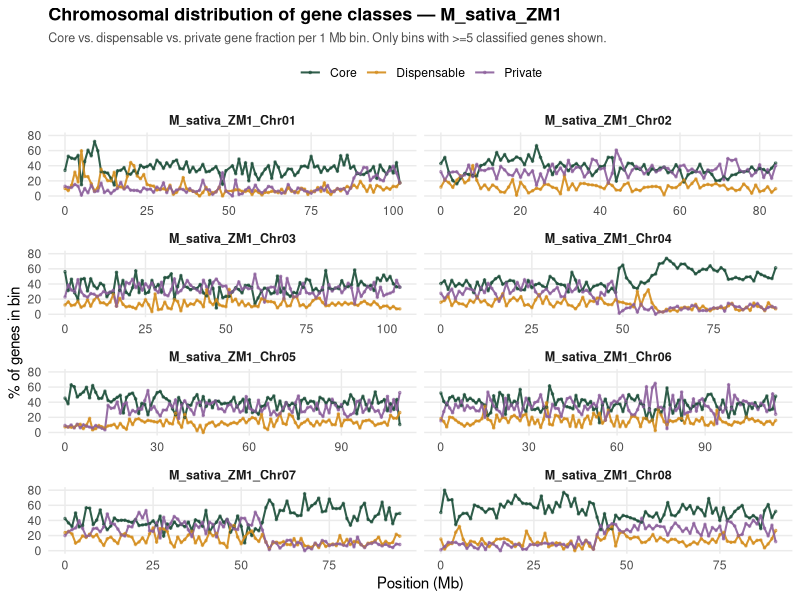
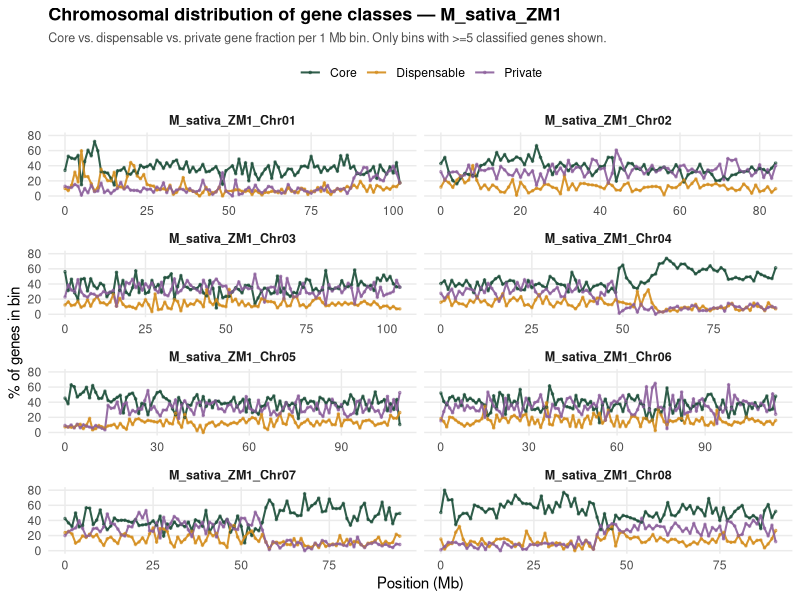
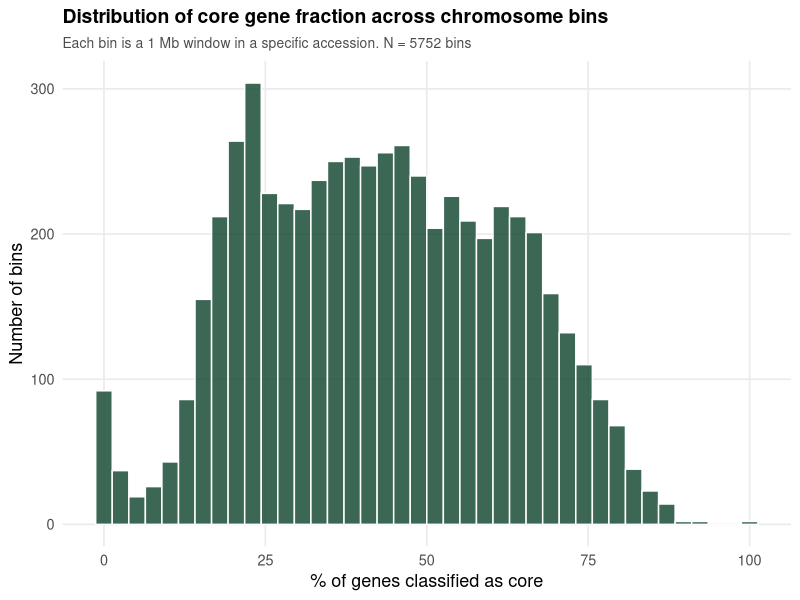
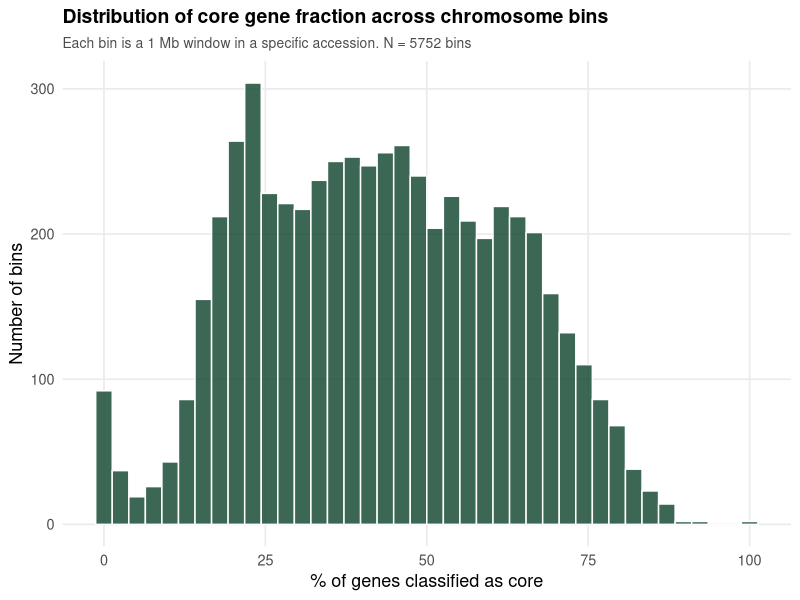
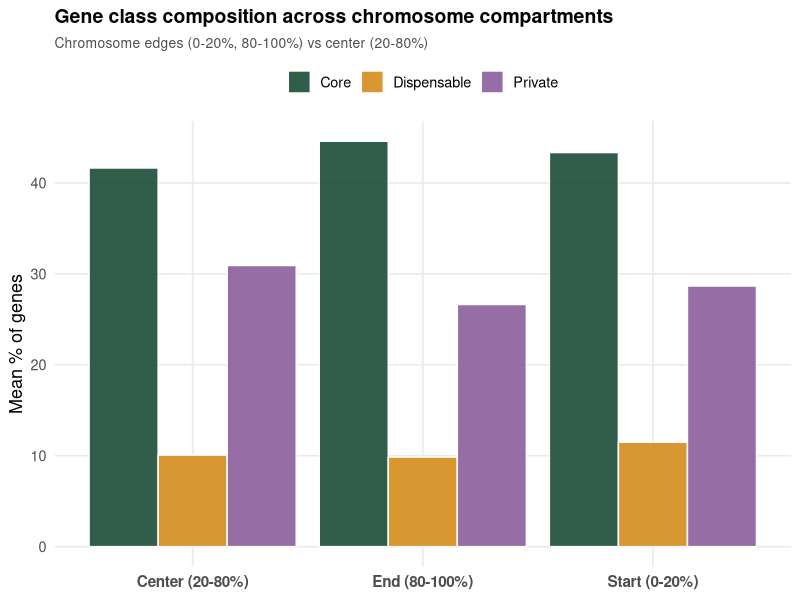
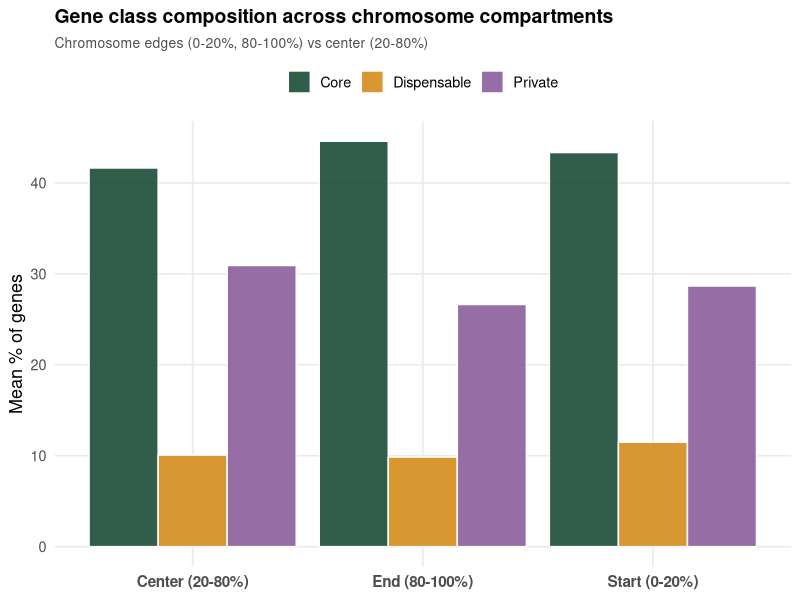

Recreate these plots in R, in order. (Note: this script raises an error after producing the figures.)
# scripts/chromosome_distribution.R
# Chromosomal distribution of core vs. dispensable genes

library(dplyr)
library(tidyr)
library(ggplot2)

setwd("C:/Users/Erick.Amombo/alfalfa_pangenome/analysis/chromosome_distribution")

# ---- Load data ----
bins <- read.csv("chromosome_bins.csv", stringsAsFactors = FALSE)
cat("Loaded", nrow(bins), "bins\n")

# Fill NAs
for (col in c("n_core","n_soft_core","n_dispensable","n_private","n_singleton")) {
  bins[[col]][is.na(bins[[col]])] <- 0
}

# ---- Compute proportions per bin ----
bins <- bins %>%
  mutate(
    total_classified = n_core + n_soft_core + n_dispensable + n_private + n_singleton,
    pct_core        = 100 * n_core / pmax(total_classified, 1),
    pct_dispensable = 100 * n_dispensable / pmax(total_classified, 1),
    pct_private     = 100 * n_private / pmax(total_classified, 1)
  ) %>%
  filter(total_classified >= 5)  # only bins with enough genes

cat("After filtering:", nrow(bins), "bins\n")

# ---- Figure 1: Core vs Dispensable fraction per chromosome bin (one accession) ----
# Pick M_sativa_ZM1 as representative (largest chromosome set)
rep_acc <- "M_sativa_ZM1"
bins_rep <- bins %>% filter(accession_name == rep_acc)

if (nrow(bins_rep) == 0) {
  rep_acc <- bins$accession_name[1]
  bins_rep <- bins %>% filter(accession_name == rep_acc)
  cat("Using", rep_acc, "as representative accession\n")
}

# Long format
bins_rep_long <- bins_rep %>%
  select(contig_name, bin_mb, pct_core, pct_dispensable, pct_private) %>%
  pivot_longer(cols = starts_with("pct_"),
               names_to = "type", values_to = "pct") %>%
  mutate(type = recode(type,
                       pct_core = "Core",
                       pct_dispensable = "Dispensable",
                       pct_private = "Private"))

# Get top 10 largest contigs only (chromosome-scale)
top_contigs <- bins_rep %>%
  group_by(contig_name) %>%
  summarise(n = sum(total_classified), .groups = "drop") %>%
  arrange(desc(n)) %>%
  head(10) %>%
  pull(contig_name)

bins_rep_long <- bins_rep_long %>% filter(contig_name %in% top_contigs)

p1 <- ggplot(bins_rep_long, aes(x = bin_mb, y = pct, color = type)) +
  geom_line(size = 0.7, alpha = 0.9) +
  geom_point(size = 0.6, alpha = 0.5) +
  facet_wrap(~ contig_name, scales = "free_x", ncol = 2) +
  scale_color_manual(values = c(
    Core        = "#1a4d38",
    Dispensable = "#d48c1a",
    Private     = "#8b5e9b"
  )) +
  labs(
    title = paste0("Chromosomal distribution of gene classes — ", rep_acc),
    subtitle = paste0("Core vs. dispensable vs. private gene fraction per 1 Mb bin. ",
                      "Only bins with >=5 classified genes shown."),
    x = "Position (Mb)", y = "% of genes in bin",
    color = NULL
  ) +
  theme_minimal(base_size = 11) +
  theme(
    plot.title = element_text(face = "bold", size = 13),
    plot.subtitle = element_text(size = 9, color = "gray30"),
    legend.position = "top",
    strip.text = element_text(size = 9, face = "bold"),
    panel.grid.minor = element_blank()
  )

ggsave("figures/Fig1_chromosome_tracks.pdf", p1, width = 12, height = 8,
       device = cairo_pdf)
ggsave("figures/Fig1_chromosome_tracks.png", p1, width = 12, height = 8,
       dpi = 300)
cat("Figure 1 saved\n")

# ---- Figure 2: Histogram of core fraction vs. dispensable fraction ----
p2 <- ggplot(bins, aes(x = pct_core)) +
  geom_histogram(bins = 40, fill = "#1a4d38", color = "white", alpha = 0.85) +
  labs(
    title = "Distribution of core gene fraction across chromosome bins",
    subtitle = paste0("Each bin is a 1 Mb window in a specific accession. ",
                      "N = ", nrow(bins), " bins"),
    x = "% of genes classified as core", y = "Number of bins"
  ) +
  theme_minimal(base_size = 13) +
  theme(
    plot.title = element_text(face = "bold", size = 14),
    plot.subtitle = element_text(size = 10, color = "gray30"),
    panel.grid.minor = element_blank()
  )

ggsave("figures/Fig2_core_fraction_hist.pdf", p2, width = 10, height = 5,
       device = cairo_pdf)
ggsave("figures/Fig2_core_fraction_hist.png", p2, width = 10, height = 5,
       dpi = 300)
cat("Figure 2 saved\n")

# ---- Figure 3: Chromosome-edge vs center comparison ----
# For each contig, split bins into edges (bottom 10% and top 10%) vs center (middle)
edge_center <- bins %>%
  group_by(accession_name, contig_name) %>%
  mutate(
    contig_max = max(bin_mb, na.rm = TRUE),
    position = bin_mb / pmax(contig_max, 1),
    zone = case_when(
      position < 0.2 ~ "Start (0-20%)",
      position > 0.8 ~ "End (80-100%)",
      TRUE ~ "Center (20-80%)"
    )
  ) %>%
  ungroup() %>%
  filter(n_total >= 10) %>%
  group_by(zone) %>%
  summarise(
    mean_pct_core        = mean(pct_core, na.rm = TRUE),
    mean_pct_dispensable = mean(pct_dispensable, na.rm = TRUE),
    mean_pct_private     = mean(pct_private, na.rm = TRUE),
    n_bins = n(),
    .groups = "drop"
  )

print(edge_center)

edge_center_long <- edge_center %>%
  select(zone, mean_pct_core, mean_pct_dispensable, mean_pct_private) %>%
  pivot_longer(cols = starts_with("mean_pct_"),
               names_to = "type", values_to = "mean_pct") %>%
  mutate(type = recode(type,
                       mean_pct_core = "Core",
                       mean_pct_dispensable = "Dispensable",
                       mean_pct_private = "Private"))

p3 <- ggplot(edge_center_long, aes(x = zone, y = mean_pct, fill = type)) +
  geom_col(position = "dodge", alpha = 0.9, color = "white") +
  scale_fill_manual(values = c(
    Core        = "#1a4d38",
    Dispensable = "#d48c1a",
    Private     = "#8b5e9b"
  )) +
  labs(
    title = "Gene class composition across chromosome compartments",
    subtitle = "Chromosome edges (0-20%, 80-100%) vs center (20-80%)",
    x = NULL, y = "Mean % of genes",
    fill = NULL
  ) +
  theme_minimal(base_size = 13) +
  theme(
    plot.title = element_text(face = "bold", size = 14),
    plot.subtitle = element_text(size = 10, color = "gray30"),
    legend.position = "top",
    axis.text.x = element_text(size = 11, face = "bold"),
    panel.grid.minor = element_blank()
  )

ggsave("figures/Fig3_edge_vs_center.pdf", p3, width = 9, height = 5,
       device = cairo_pdf)
ggsave("figures/Fig3_edge_vs_center.png", p3, width = 9, height = 5,
       dpi = 300)
cat("Figure 3 saved\n")

# ---- Tables ----
write.csv(edge_center, "figures/TableS1_edge_center_summary.csv", row.names = FALSE)
write.csv(bins, "figures/TableS2_chromosome_bins.csv", row.names = FALSE)

cat("\nAll done.\n")
